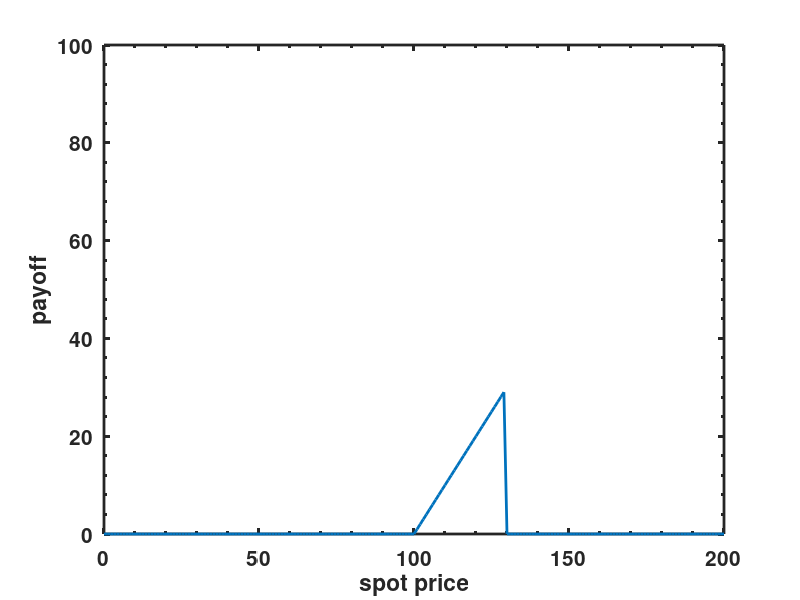

MATLAB code to generate this figure: (Note: this script raises an error after producing the figure.)
clear all
close all


S=0:200;
K = 100;
B = 130;

f= zeros(length(S),1);

for i=1:length(S)
    if S(i)>K && S(i) < B
        f(i) = S(i) - K;
    end
end
h  = figure(1)
plot(S,f,'linewidth',2);
xlabel('spot price')
ylabel('payoff')
ylim([0,100])
set(gca,'linewidth',2,'fontsize',15,'fontweight','bold','plotboxaspectratiomode','auto','xminortick','on','yminortick','on','TickLength',[0.04;0.02]);
set(gca,'box','on')
pbaspect([1 1 1])
saveTightFigure(h,'barrierOption_CALL_UP_OUT.pdf')

f= zeros(length(S),1);

for i=1:length(S)
    if S(i) > B
        f(i) = S(i) - K;
    end
end
h  = figure(2)
plot(S,f,'linewidth',2);
xlabel('spot price')
ylabel('payoff')
ylim([0,100])
set(gca,'linewidth',2,'fontsize',15,'fontweight','bold','plotboxaspectratiomode','auto','xminortick','on','yminortick','on','TickLength',[0.04;0.02]);
set(gca,'box','on')
pbaspect([1 1 1])
saveTightFigure(h,'barrierOption_CALL_UP_IN.pdf')


B = 70;

f= zeros(length(S),1);

for i=1:length(S)
    if S(i)<K && S(i) > B
        f(i) = - S(i) + K;
    end
end
h  = figure(3)
plot(S,f,'linewidth',2);
xlabel('spot price')
ylabel('payoff')
ylim([0,100])
set(gca,'linewidth',2,'fontsize',15,'fontweight','bold','plotboxaspectratiomode','auto','xminortick','on','yminortick','on','TickLength',[0.04;0.02]);
set(gca,'box','on')
pbaspect([1 1 1])
saveTightFigure(h,'barrierOption_PUT_DOWN_OUT.pdf')


f= zeros(length(S),1);

for i=1:length(S)
    if S(i) < B
        f(i) = - S(i) + K;
    end
end
h  = figure(4)
plot(S,f,'linewidth',2);
xlabel('spot price')
ylabel('payoff')
ylim([0,100])
set(gca,'linewidth',2,'fontsize',15,'fontweight','bold','plotboxaspectratiomode','auto','xminortick','on','yminortick','on','TickLength',[0.04;0.02]);
set(gca,'box','on')
pbaspect([1 1 1])
saveTightFigure(h,'barrierOption_PUT_DOWN_IN.pdf')


